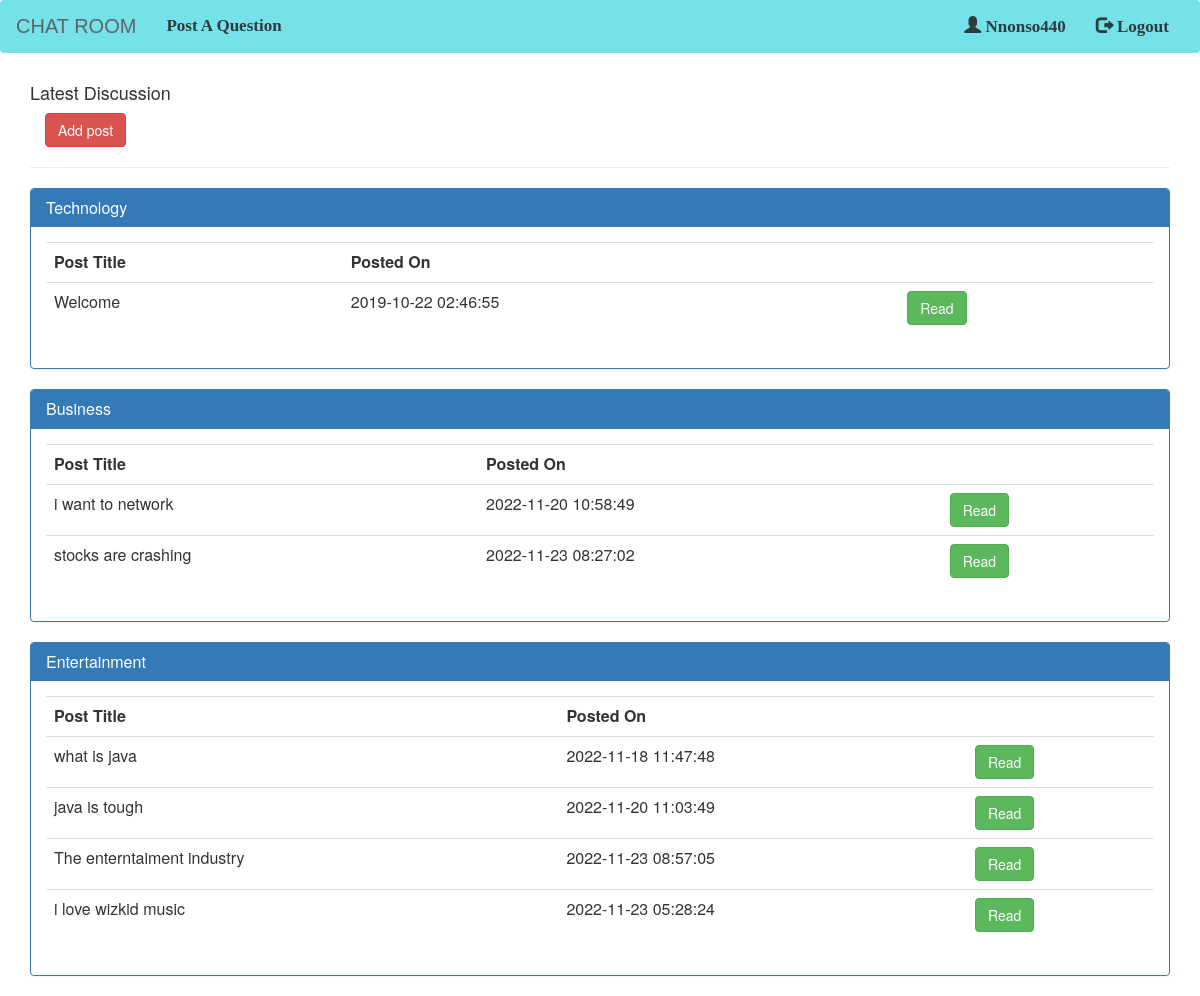
Page /pages/home.php (signed in) on the committed database.
### tables this page shows
CREATE TABLE `category` (
  `cat_id` int(12) NOT NULL,
  `category` varchar(200) DEFAULT NULL
);

CREATE TABLE `tblpost` (
  `post_Id` int(11) NOT NULL,
  `title` varchar(255) DEFAULT NULL,
  `content` text DEFAULT NULL,
  `datetime` datetime DEFAULT NULL,
  `cat_id` int(12) DEFAULT NULL,
  `user_Id` int(12) DEFAULT NULL
);

### pages/home.php (the view, shortened to what this page needs)
<?php
$username = $_SESSION['username'];
?>
<html>
<head>
    <link rel="stylesheet" type="text/css" href="../css/global.css">
    <link rel="stylesheet" type="text/css" href="../css/bootstrap.css">
    <link rel="stylesheet" type="text/css" href="../css/bootstrap.min.css">
    <link rel="stylesheet" href="//maxcdn.bootstrapcdn.com/bootstrap/3.3.5/css/bootstrap.min.css">
    <link href="//netdna.bootstrapcdn.com/font-awesome/4.0.3/css/font-awesome.css" rel="stylesheet">
</head>
<body>
    <nav class="navbar  myNav">
        <div class="container-fluid">
            <div class="navbar-header ">
                <a class="navbar-brand" href="home.php">Chat room</a>
            </div>
            <div class="collapse navbar-collapse " id="example-1">
                <ul class="nav navbar-nav navbar-left">
                    <li><a href="#form" data-toggle="modal" data-target="#form"> Post a Question</a></li>
                </ul>
                <ul class="nav navbar-nav navbar-right">
                    <li><a href="profile.php"><span class="glyphicon glyphicon-user"></span> <?php echo $username; ?></a></li>
                    <li><a href="logout.php"><span class="glyphicon glyphicon-log-out"></span> Logout</a></li>
                </ul>
            </div>
        </div>
    </nav>
    <div class="container">
        <h4>Latest Discussion</h4>
        <div class="container">
            <button type="button" class="btn btn-danger" data-toggle="modal" data-target="#form">
                Add post
            </button>
        </div>
        <hr>
        <?php include "../functions/db.php";
        $sel = $con->prepare("SELECT * from category");
        $sel->execute();
        $sel->setFetchMode(PDO::FETCH_ASSOC);
        while ($row = $sel->fetch()) {
            extract($row);
            echo '<div class="panel panel-primary">
                    <div class="panel-heading">
                    <h3 class="panel-title">' . $category . '</h3>
                    </div>
                    <div class="panel-body">
                    <table class="table table-stripped">
                    <tr>
                    <th>Post Title</th>
                    <th>Posted On</th>
                    <th></th>
                    </tr>';
            $sel1 = $con->prepare("SELECT * from tblpost where cat_id=:cat_id ");
            $sel1->bindParam(":cat_id", $cat_id);
            $sel1->execute();
            $sel1->setFetchMode(PDO::FETCH_ASSOC);
            while ($row1 = $sel1->fetch()) {
                extract($row1);
                echo '<tr>';
                echo '<td>' . $title . '</td>';
                echo '<td>' . $datetime . '</td>';
                echo '<td><a href="content.php?post_id=' . $post_Id . '"><button class="btn btn-success">Read</button></td>';
                echo '</tr>';
            }
            echo '</table>
                    </div>
                </div>';
        }
        ?>
</body>
</html>

### css/global.css (style rules this page uses)
body { background-color: #eee; }
.myNav { background-color: rgb(117,226,233); }
.myNav li a { text-transform: capitalize; font-size: 17px; color: rgba(36, 35, 35, 0.87); font-family:'Times New Roman', Times, serif; font-weight: 600; }
.myNav .navbar-header a { font-size: 2rem; color: rgb(97, 100, 102); font-family:'Gill Sans', 'Gill Sans MT', Calibri, 'Trebuchet MS', sans-serif; text-transform: uppercase; }

### rows in the picture
category: category "Technology"
tblpost: title "Welcome", datetime "2019-10-22 02:46:55"
category: category "Business"
tblpost: title "i want to network", datetime "2022-11-20 10:58:49"
tblpost: title "stocks are crashing", datetime "2022-11-23 08:27:02"
category: category "Entertainment"
tblpost: title "what is java", datetime "2022-11-18 11:47:48"
tblpost: title "java is tough", datetime "2022-11-20 11:03:49"
tblpost: title "The enterntaiment industry", datetime "2022-11-23 08:57:05"
tblpost: title "i love wizkid music", datetime "2022-11-23 05:28:24"

### other values in the picture
$username "Nnonso440"
